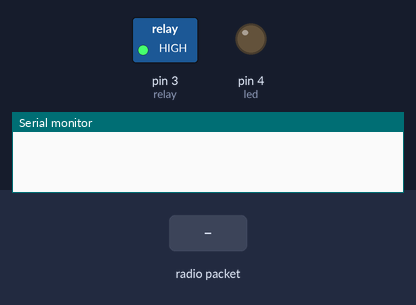
This sketch was run on a simulated Arduino Uno, built with avr-gcc and run on an emulated ATmega328P. Shown: switched loads named in the sketch (green lamp = pin HIGH), output pins drawn as LEDs (lit = HIGH), the last lines printed to the serial monitor. The inputs (shaded band) are chosen by the test bench. No radio packets arrive unless stated.

Above: at 1.2 s.
1.3 s: radio packet "mV" arrives
At 2.7 s:
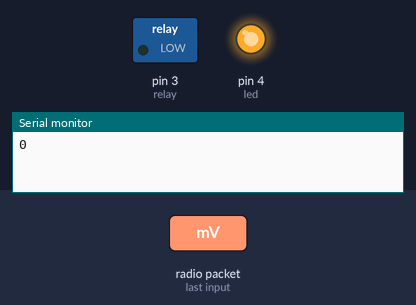
At 13.1 s:
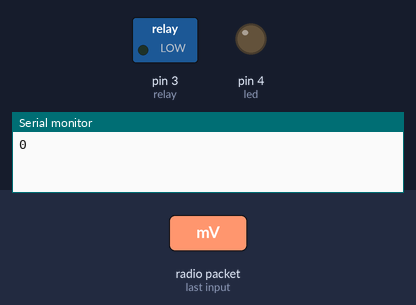
Timing chart, 0 to 13.5 s (numbered marks = the images above; inputs shaded):
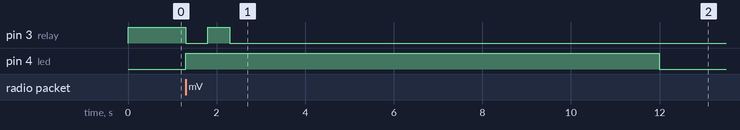

The sketch:

receiver.ino
```cpp
#include <SPI.h>
#include <nRF24L01.h>
#include <RF24.h>

RF24 radio(7, 8);
int led = 4;
int relay = 3;
int count = 0;
const long interval = 60000; // 60 seconds
unsigned long previousMillis = 0;
unsigned long currentMillis = 0;

const byte rxAddr[6] = "00001";

void setup()
{
  while (!Serial);
  Serial.begin(9600);

  radio.begin();
  radio.openReadingPipe(0, rxAddr);

  radio.startListening();

  pinMode(led, OUTPUT);
  pinMode(relay, OUTPUT);
  digitalWrite(relay, HIGH);
}

void loop()
{
  unsigned long currentMillis = millis();
  if (radio.available())
  {
    char text[32] = {0};
    radio.read(&text, sizeof(text));

    //Serial.println(text);
    if (strstr(text,"mV") != 0)
    {
      digitalWrite(led, HIGH);
      long batteryVoltage = strtol(text, (char **)NULL, 10);
      digitalWrite(relay, LOW);
      //Serial.println(text);
      //Warn if battery low by double flashing lamp
      Serial.println(batteryVoltage);
      if (batteryVoltage < 2700)
      {
        delay(500);
        digitalWrite(relay, HIGH);
        delay(500);
        digitalWrite(relay, LOW);
      }
      previousMillis = currentMillis; // reset the difference to zero
      count = 0;
    }
  }
  count++;
  if (count > 10000)
  {
    //Serial.println("none");
    digitalWrite(led, LOW);
    count = 10001; //stops int overrun
  }
  if (currentMillis - previousMillis >= interval) {
    // reset the relay once the difference is equal or greater than interval
    digitalWrite(relay, HIGH);
 }
}
```

Measured:
- after the input at 1.3 s, pin 3 (relay): HIGH → LOW at once, → HIGH 0.50 s later, → LOW 0.50 s later; pin 4 (led): LOW → HIGH at once, → LOW 10.7 s later
